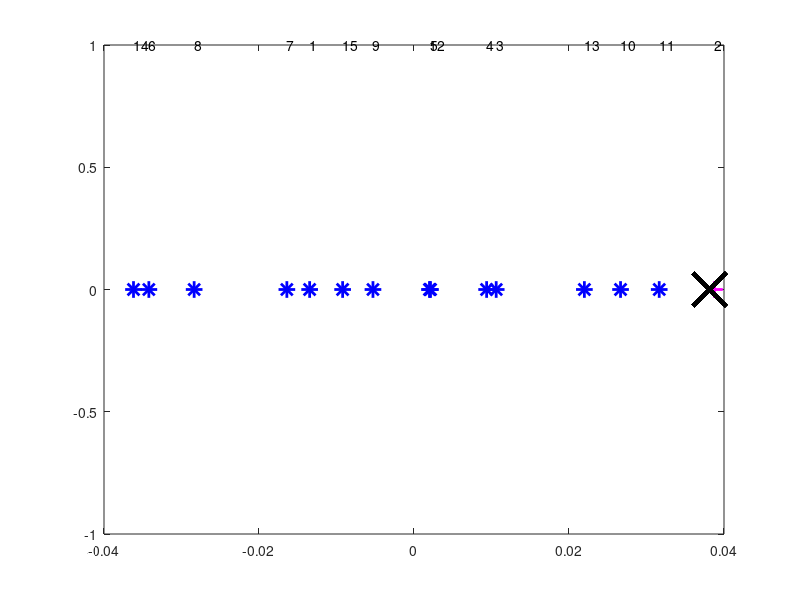
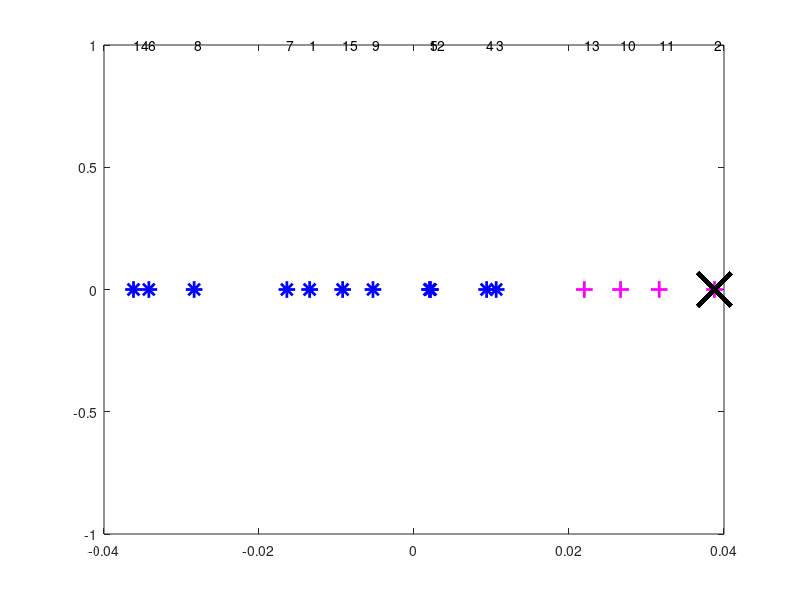
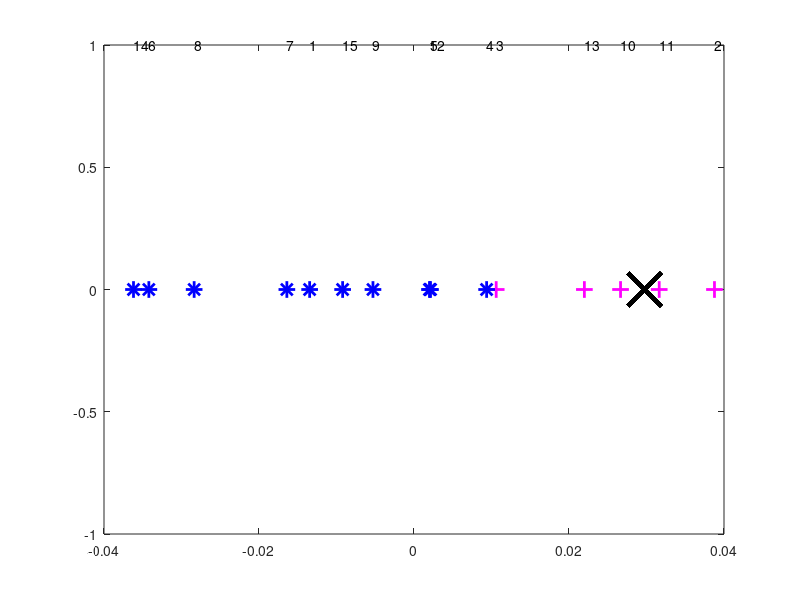
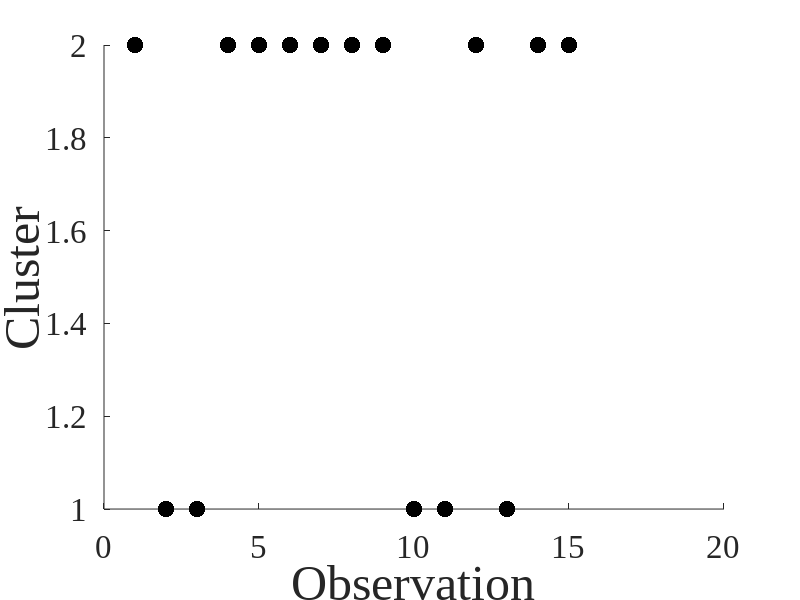

Recreate these plots in MATLAB, in order. (Note: this script raises an error after producing the figures.)
clc
clear all
close all

% Example to demonstrate the working of the kmeans clustering algorithm

% Define the clustering problem

m  = 2 ;


load T.txt

X     = T;
[K,N] = size(X);

flag                         =  '_go_';
r                            =  1;
number = 0;
while strcmp(flag,'_go_') &&  number <10
    number  = number + 1;
    Cold                     =  (-0.04)*ones(m,N) + 0.08*rand(m,N);
    Cnew                     =  zeros(size(Cold));
    error                    =  100;
    Index                    =  zeros(1,K);
    it                       =  0;
    while error > 1e-4
        for k=1:K
            dist = 50;
            for j=1:m
                if norm(Cold(j,:) - X(k,:)) < dist
                    dist     =  norm(Cold(j,:) - X(k,:));
                    Index(k) =  j;
                end
            end
        end
        for j=1:m
            xmean            = zeros(1,N);
            jk               = 0;
            for k=1:K
                if Index(k) == j
                    jk       =  jk + 1;
                    xmean    =  xmean + X(k,:);
                end
            end
            Cnew(j,:)        =  xmean/jk;
        end
        error                =  sum(sum((Cnew - Cold).^2));
        it                   =  it + 1;
        figure('position',[50 50 1200 700])
        for k=1:K
            if Index(k) == 1
                type = 'm+';
            elseif Index(k) == 2
                type = 'b*';
            elseif Index(k) == 3
                type = 'ro';
            end
            point            =  X(k,:);

            plot(point(1),zeros(size(point(1))),type,'MarkerSize',12,'LineWidth',2.0), hold on
            text(point(1),1,num2str(k))
            plot(Cold(1),zeros(size(Cold(1))),'kx','LineWidth',3.0,'MarkerSize',24)

        end

%         pause
        Cold                 =  Cnew;
    end
    Index1 = ones(1,15);
    Index1([2 10 11 13]) = 2;
    Index2 = ones(1,15).*2;
    Index2([2 10 11 13]) = 1;
%     if isequal(Index, Index1) || isequal(Index, Index2)
    if menu('Results OK?','Yes','No') == 1
        flag                 =  'stop';
        figure
        plot(Index,'.k','MarkerSize',36)
        set(gca,'box','off','FontName','Times New Roman','FontSize',24)
        xlabel('Observation','FontName','Times New Roman','FontSize',36)
        ylabel('Cluster','FontName','Times New Roman','FontSize',36)
        save('kmean_index.txt',Index,'-ascii')
    else
        r                    =  r + 1;
        close all
    end
end